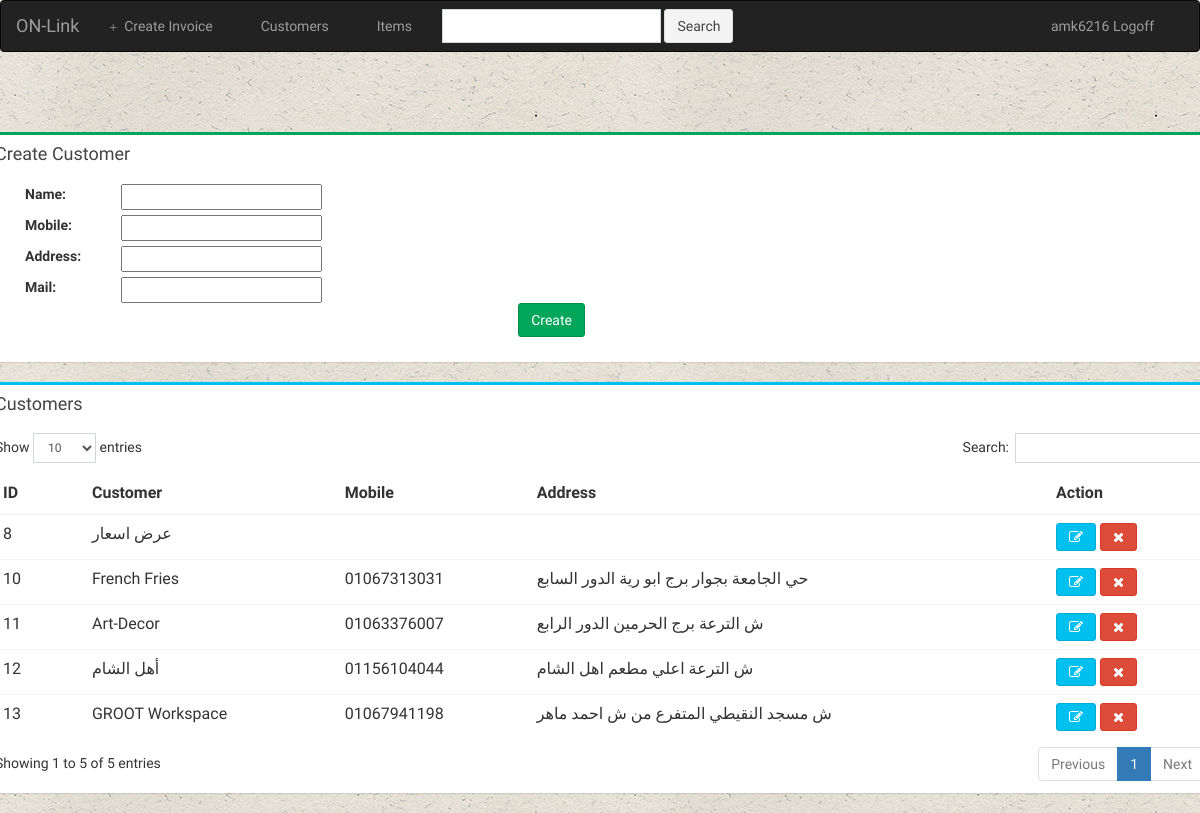
/invoices/customers/add/ (signed in), run on an earlier commit of the app's database.
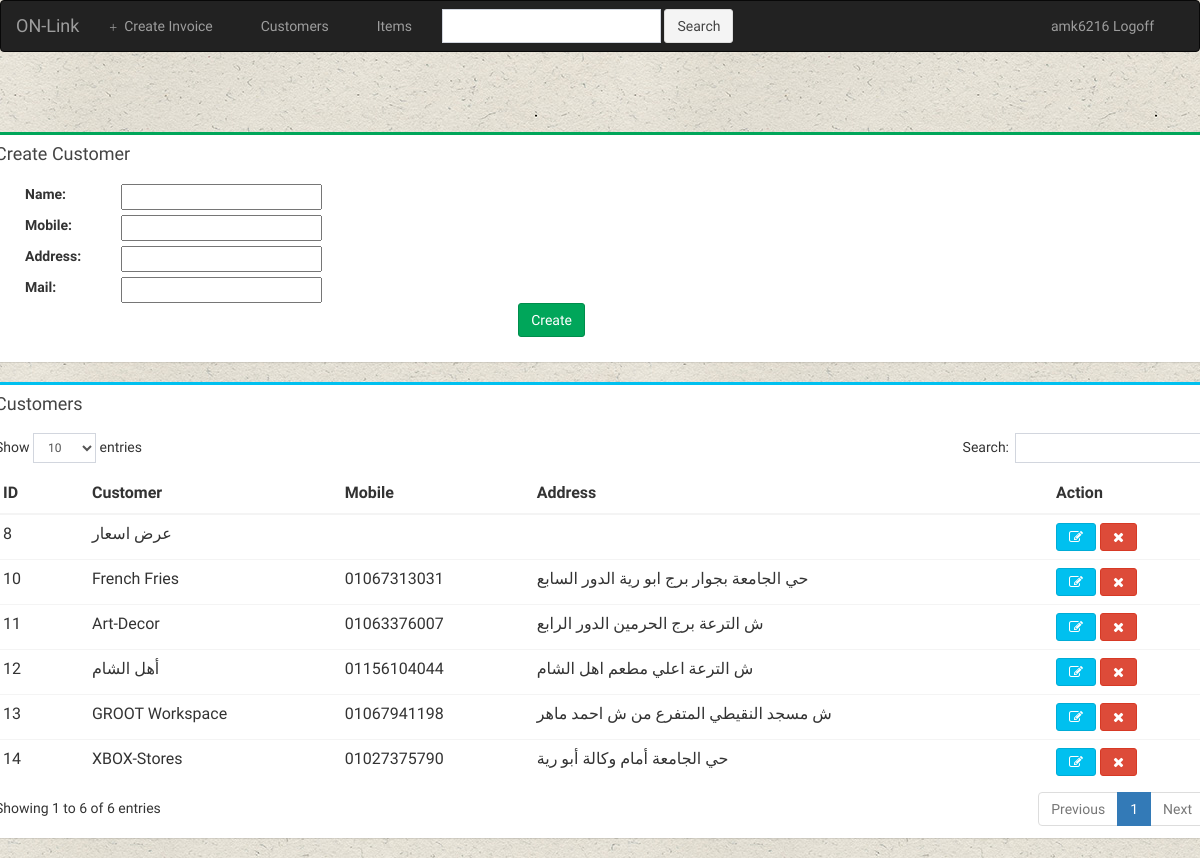
And on a later commit of the database.
### invoices/models.py (models this page shows, shortened)
class customer(models.Model):
	user = models.ForeignKey(User,on_delete = models.CASCADE,default = 1)
	name = models.CharField(max_length = 64)
	mobile = models.CharField(max_length = 11, blank = True , null= True)
	address  = models.CharField(max_length = 256, blank = True , null= True)
	mail = models.CharField(max_length = 64, blank = True , null= True)

### invoices/views.py (the view)
def create_customer(request):
	if not request.user.is_authenticated():
		return render(request, 'invoices/login.html')
	else:
		user_customers = customer.objects.filter(user = request.user)
		form = customerForm(request.POST or None)
		if form.is_valid():
			new_customer = form.save(commit=False)
			new_customer.user = request.user
			new_customer.save()
			context = {"form":form,}
			return redirect('../../')
		context = {"form":form,"user_customers":user_customers}
		return render(request,'invoices/create_customer.html',context)

### invoices/forms.py
class customerForm(forms.ModelForm):
    class Meta:
        model = customer
        fields = ['name','mobile','address','mail']

### invoices/templates/invoices/create_customer.html (shortened to what this page needs)
{% extends 'invoices/base.html' %}
{% block body %}
<div class="container-fluid">
	<div class="row">
		<div class="box box-success">
			<div class="box-header">
			<h4 class="box-title">Create Customer</h4>
			</div>
			<div class="box-body">
				<form action="{% url 'invoices:create_customer' %}" method="post">
					<div class="form-group col-md-6">
                       					{% include 'invoices/form_template.html' %}
						<input class="btn btn-success pull-right" type="submit" value="Create" />
					</div>
				</form>
			</div>
		</div>
	</div>
</div>
<div class="box box-info">
	<div class="box-header">
		<h4 class="box-title">Customers</h4>
	</div>
	<div class="box-body table-responsive">
		<table id="example1" class="table table-hover">
			<thead>
				<tr>
					<th>ID</th>
					<th>Customer</th>
					<th>Mobile</th>
					<th>Address</th>
					<th>Action</th>
				</tr>
			</thead>
			<tbody>
				{% for z in user_customers %}
					<tr>
						<td>{{z.id}}</td>
						<td>{{z.name}}</td>
						<td>{{z.mobile}}</td>
						<td>{{z.address}}</td>
						<td>
							<a href="{% url 'invoices:edit_customer' z.id %}" class="btn btn-info"><span class="fa fa-edit"></span></a>
							<a href="{% url 'invoices:delete_customer' z.id %}" class="btn btn-danger"><span class="fa fa-remove"></span></a>
						</td>
					</tr>
				{% endfor %}
			</tbody>
		</table>
	</div>
</div>
{% endblock %}

What changed in the data, as far as the page shows it:
added customer: id "14", name "XBOX-Stores", mobile "01027375790", address "حي الجامعة أمام وكالة أبو رية"
Also different on the page:
text written by a page script: "Show entries Search: Showing 1 to 5 of 5 entries Previous 1 Next" → "Show entries Search: Showing 1 to 6 of 6 entries Previous 1 Next"
